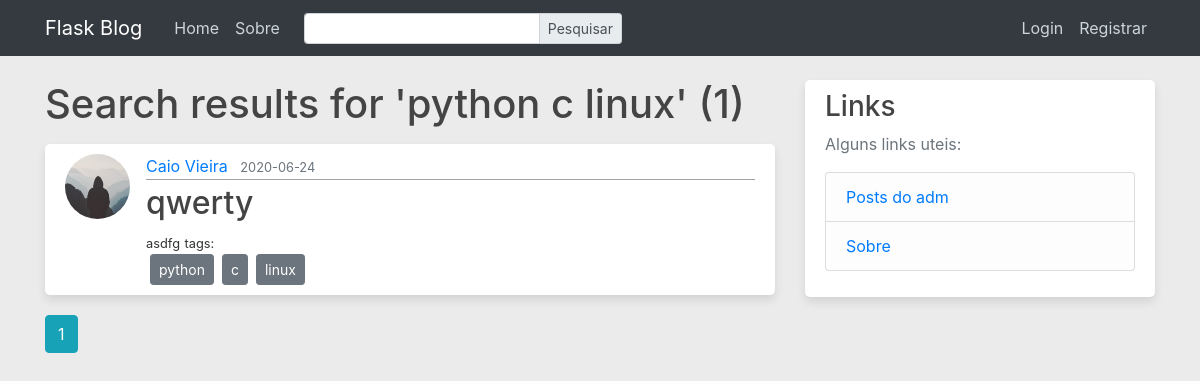
The page /search/python c linux on the database its author committed.
### flaskblog/models.py (models this page shows, shortened)
class Post(db.Model):
    id = db.Column(
        db.Integer,
        primary_key=True
    )
    title = db.Column(
        db.String(100),
        nullable=False
    )
    description = db.Column(db.String(200))
    date_posted = db.Column(
        db.DateTime,
        nullable=False,
        default=datetime.utcnow
    )
    content = db.Column(
        db.Text,
        nullable=False
    )
    tags = db.Column(
        db.String(30)
    )
    user_id = db.Column(
        db.Integer,
        db.ForeignKey('user.id'),
        nullable=False
    )
    comments = db.relationship(
        'Comment',
        backref='post',
        lazy=True
    )

class User(db.Model, UserMixin):
    id = db.Column(
        db.Integer,
        primary_key=True
    )
    username = db.Column(
        db.String(25),
        unique=True,
        nullable=False
    )
    email = db.Column(
        db.String(125),
        unique=True,
        nullable=False
    )
    image_file = db.Column(
        db.String(20),
        nullable=False,
        default='default.jpg'
    )
    password = db.Column(
        db.String(60),
        nullable=True
    )
    posts = db.relationship(
        'Post',
        backref='author',
        lazy=True
    )
    comments = db.relationship(
        'Comment',
        backref='author',
        lazy=True
    )

### flaskblog/main/routes.py (the view)
@main.route('/search/<string:tags>', methods=['GET', 'POST'])
def search(tags=None):
    if not tags:
        return redirect(url_for('main.home'))
    page = request.args.get('page', 1, type=int)
    post_list = [
        post.id for post in Post.query.all()
        if tags in post.tags
    ]
    posts = Post.query\
        .filter(
            Post.id.in_(post_list)
        )\
        .order_by(
            Post.date_posted.desc()
        )\
        .paginate(
            per_page=6,
            page=page
        )
    return render_template(
        'search.html',
        title='Search',
        tags=tags,
        posts=posts
    )

### flaskblog/main/forms.py
class SearchForm(FlaskForm):
    search_term = StringField('Pesquisar', validators=[DataRequired()])
    submit = SubmitField('Pesquisar')

### flaskblog/posts/routes.py (called while the page is built)
@posts.before_app_request
def before_request():
    g.search_form = SearchForm()
    if g.search_form.validate_on_submit():
        return redirect(
            url_for('main.search', tags=g.search_form.search_term.data.lower())
        )

### flaskblog/templates/search.html
{% extends 'home.html' %}
{% block title %}
<h1 class="mb-3">Search results for '{{ tags }}' ({{ posts.total }})</h1>
{% endblock title %}

### flaskblog/templates/layouts.html (shortened to what this page needs)
{% macro post_container(post, show_content=False) %}
<article class="media content-section">
    <img class="rounded-circle article-img" src="{{ url_for('static', filename='profile_pics/' + post.author.image_file) }}" alt="" />
    <div class="media-body">
        <div class="article-metadata">
            <a class="mr-2" href="{{ url_for('users.user_posts', username=post.author.username) }}">{{ post.author.username }}</a>
            <small class="text-muted">{{ post.date_posted.strftime('%Y-%m-%d') }}</small>
        </div>
        {% if show_content %}
        <h2 class="article-title">{{ post.title }}</h2>
        {% else %}
        <h2><a class="article-title" href="{{ url_for('posts.post', post_id=post.id) }}">{{ post.title }}</a></h2>
        {% endif %}
        <small class="article-content">{{ post.description }}</small>
        {% if post.tags %}
        <small>tags:</small>
        <br>
        <div class="btn-group" role="group">
            {% for tag in post.tags.split(' ') %}
            <form action="{{ url_for('main.search', tags=tag) }}" class="ml-1 mr-1" >
                <button type="submit" class="btn btn-secondary btn-sm">{{ tag.lower() }}</button>
            </form>
            {% endfor %}
        </div>
        {% endif %}
    </div>
</article>
{% endmacro %}

### flaskblog/static/main.css (style rules this page uses)
body { background: #ebebeb; color: #333333; margin-top: 5rem; }
h1, h2, h3, h4, h5, h6 { color: #444444; }
.content-section { background: #ffffff; padding: 10px 20px; box-shadow: 0px 5px 10px 0px rgba(0, 0, 0, 0.1); border-radius: 5px; margin-bottom: 20px; }
.article-title { color: #444444; }
.article-content { white-space: pre-line; }
.article-img { height: 65px; width: 65px; margin-right: 16px; }
.article-metadata { padding-bottom: 1px; margin-bottom: 4px; border-bottom: 1px solid #a1a1a1; }

### rows shown on the page
Post: tags "python c linux", image_file (placeholder picture), author.username "Caio Vieira", date_posted "2020-06-24", title "qwerty", description "asdfg", lower "python" "c" "linux"

### other values the page prints
{{ posts.total }} "1"
{{ page_num }} "1"
